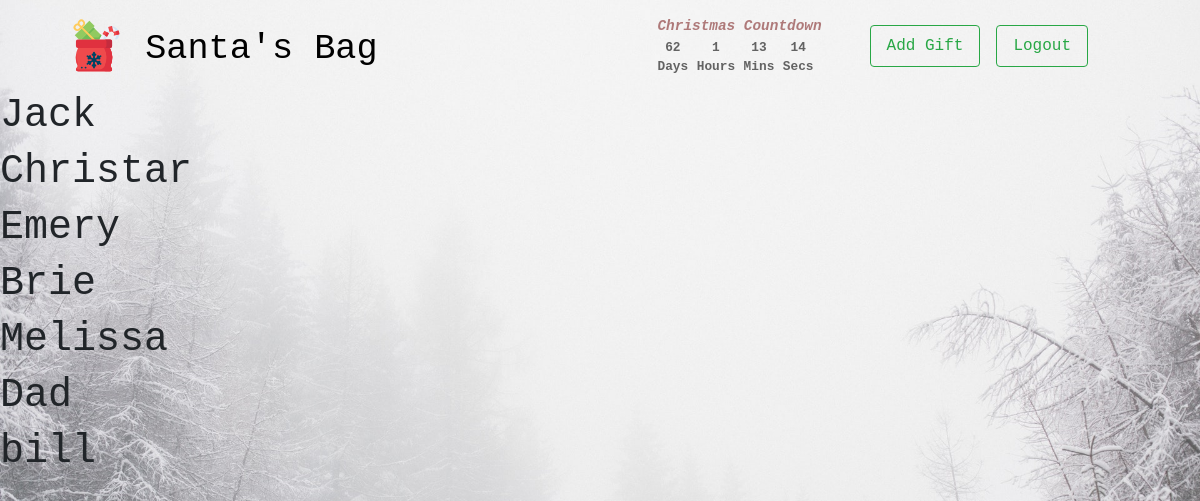
/recipients (signed in), run on the app's committed database.
### mainapp/models.py (models this page shows)
class Recipient(models.Model):
    def __str__(self):
        return self.name
    name = models.CharField(max_length=150)
    user = models.ForeignKey(
        "auth.User",
        on_delete=models.CASCADE
    )

### mainapp/views.py (the view)
# urls.py: path('recipients', views.distinct_recipients, name='recipients'),
def distinct_recipients(request):
    recipients = Recipient.objects.filter(user=request.user.id)
    context = {'recipients': recipients}
    return render(request, 'mainapp/recipients.html', context)

### mainapp/templates/mainapp/recipients.html
{% extends 'mainapp/base.html'%}
{%block body%}
{% if user.is_authenticated %}
    {% for item in recipients  %}
        <h1>{{item}}</h1>
    {% endfor %}
{% endif %}
{%endblock%}

### mainapp/static/mainapp/style.css (style rules this page uses)
body { font-family:'Courier New', Courier, monospace; background-image: url('/pictures/snow.jpeg'); background-size: cover; }

### data on the page
Recipient: name "Jack"
Recipient: name "Christar"
Recipient: name "Emery"
Recipient: name "Brie"
Recipient: name "Melissa"
Recipient: name "Dad"
Recipient: name "bill"
